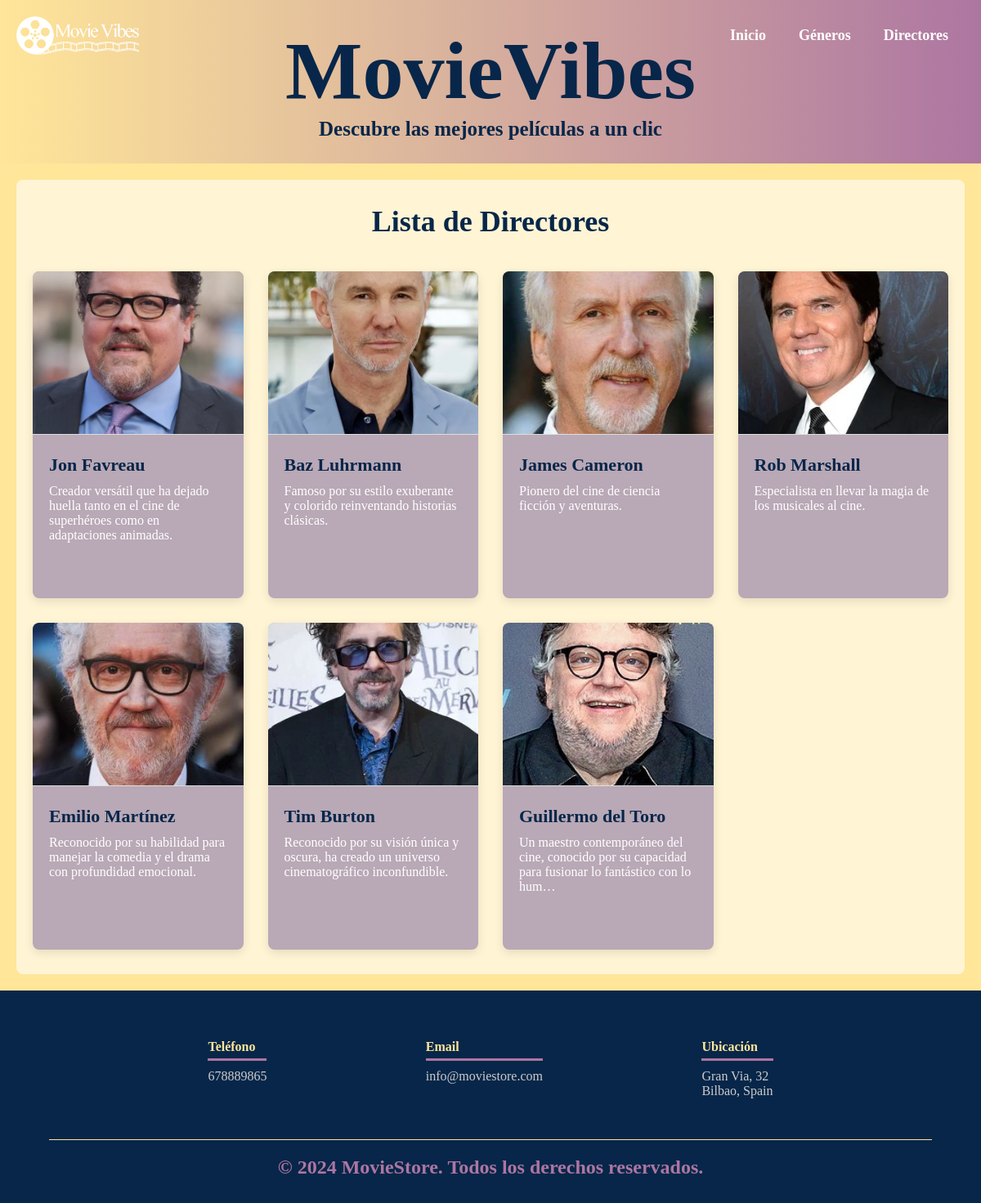
The page /appMovieStore/directores/ on the database its author committed.
### appMovieStore/models.py (models this page shows, shortened)
class Director(models.Model):
    nombre = models.CharField(max_length=100)
    descripcion = models.TextField(blank=True, null=True)  # Breve biografía o descripción
    mensaje = models.TextField(blank=True, null=True)
    foto = models.ImageField(upload_to='directores/', blank=True, null=True)  # Foto del director

### appMovieStore/views.py (the view)
# urls.py: path('directores/', lista_directores, name='lista_directores'),
def lista_directores(request):
    directores = Director.objects.all()
    return render(request, 'director_list.html', {'directores': directores})

### appMovieStore/templates/director_list.html (shortened to what this page needs)
{% extends 'base.html' %}
{% block contenido %}
<div class="directores-container">
    <h1 class="page-title">Lista de Directores</h1>
    <div class="directores-grid">
        {% for director in directores %}
        <div class="director-card">
            <a href="{% url 'detalle_director' director.id %}" class="director-link">
                {% if director.foto %}
                <img src="{{ director.foto.url }}" alt="Foto de {{ director.nombre }}" class="director-foto">
                {% endif %}
                <div class="director-info">
                    <h3>{{ director.nombre }}</h3>
                    {% if director.descripcion %}
                    <p class="director-description">{{ director.descripcion|truncatechars:100 }}</p>
                    {% else %}
                    <p class="director-description">Descripción no disponible.</p>
                    {% endif %}
                </div>
            </a>
        </div>
        {% endfor %}
    </div>
</div>
{% endblock %}

### appMovieStore/static/css/estilos.css (style rules this page uses)
* { margin: 0; padding: 0; box-sizing: border-box; }
body { font-family: 'Sour Gummy'; background-color: hsl(45, 100%, 80%); color: #333; }
.directores-container { max-width: 1200px; margin: 0 auto; padding: 30px 20px; text-align: center; border-radius: 8px; background-color: #ffffff94; }
.page-title { font-size: 36px; font-weight: bold; color: #072649; margin-bottom: 40px; font-family: Sour Gummy; }
.directores-grid { display: grid; grid-template-columns: repeat(auto-fill, minmax(250px, 1fr)); gap: 30px; justify-items: center; }
.director-card { background-color: #b9a8b6; border-radius: 8px; box-shadow: 0 4px 12px rgba(0, 0, 0, 0.1); overflow: hidden; transition: transform 0.3s, box-shadow 0.3s; width: 100%; height: 400px; display: flex; flex-direction: column; }
.director-foto { width: 100%; height: 200px; object-fit: cover; border-bottom: 1px solid #ddd; }
.director-info { padding: 20px; text-align: left; flex-grow: 1; display: flex; flex-direction: column; justify-content: space-between; }
.director-info h3 { font-size: 22px; color: #072649; margin-bottom: 10px; }
.director-info p { font-size: 16px; color: #ffffff; margin-bottom: 10px; }
.director-link { text-decoration: none; color: inherit; }

### rows shown on the page
Director: foto (picture), nombre "Jon Favreau", descripcion "Creador versátil que ha dejado huella tanto en el cine de superhéroes como en adaptaciones animadas."
Director: foto (picture), nombre "Baz Luhrmann", descripcion "Famoso por su estilo exuberante y colorido reinventando historias clásicas."
Director: foto (picture), nombre "James Cameron", descripcion "Pionero del cine de ciencia ficción y aventuras."
Director: foto (picture), nombre "Rob Marshall", descripcion "Especialista en llevar la magia de los musicales al cine."
Director: foto (picture), nombre "Emilio Martínez", descripcion "Reconocido por su habilidad para manejar la comedia y el drama con profundidad emocional."
Director: foto (picture), nombre "Tim Burton", descripcion "Reconocido por su visión única y oscura, ha creado un universo cinematográfico inconfundible."
Director: foto (picture), nombre "Guillermo del Toro", descripcion "Un maestro contemporáneo del cine, conocido por su capacidad para fusionar lo fantástico con lo hum…"
